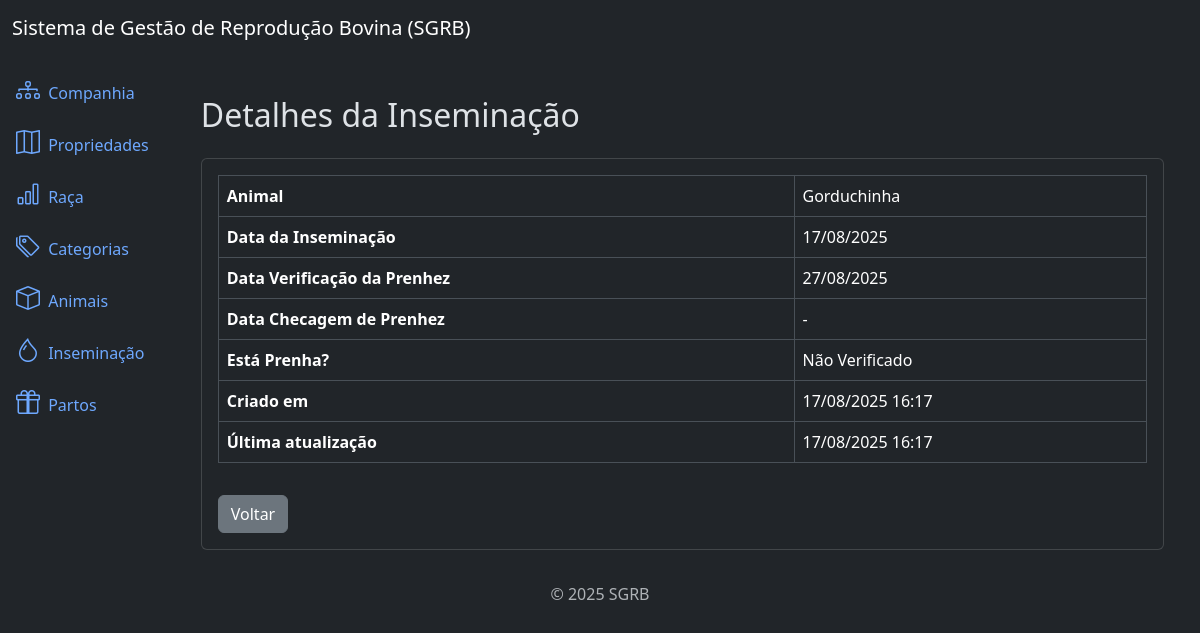
Screenshot of /inseminations/1/detail/ with the database file from the repository.
### inseminations/models.py (models this page shows, shortened)
class Insemination(models.Model):
    animal = models.ForeignKey(Animal, on_delete=models.PROTECT, related_name='inseminations')  # noqa
    date_of_insemination = models.DateField()
    expected_pregnancy = models.DateField(null=True, blank=True)
    pregnancy_check = models.DateField(null=True, blank=True)
    is_pregnant = models.CharField(
        max_length=1,
        choices=PRENHEZ_CHOICES,
        null=True,
        blank=True
    )
    created_at = models.DateTimeField(auto_now_add=True)
    updated_at = models.DateTimeField(auto_now=True)
    class Meta:
        ordering = ['-created_at']

### animals/models.py (models this page shows, shortened)
class Animal(models.Model):
    name = models.CharField(max_length=100)
    birth = models.DateField(null=True, blank=True)
    farm = models.ForeignKey(Farm, on_delete=models.PROTECT, related_name='animais')  # noqa
    breed = models.ForeignKey(Breed, on_delete=models.PROTECT, related_name='animais')  # noqa
    category = models.ForeignKey(Category, on_delete=models.PROTECT, related_name='animais') # noqa
    created_at = models.DateTimeField(auto_now_add=True)
    updated_at = models.DateTimeField(auto_now=True)
    class Meta:
        ordering = ['name']

### inseminations/views.py (the view)
# urls.py: path('inseminations/<int:pk>/detail/', views.InseminationDetailView.as_view(), name='insemination_detail'), # noqa
class InseminationDetailView(DetailView):
    model = models.Insemination
    template_name = 'insemination_detail.html'

### inseminations/templates/insemination_detail.html
{% extends 'base.html' %}
{% block content %}
<div class="container mt-4">
    <h2 class="mb-4">Detalhes da Inseminação</h2>
    <div class="card">
        <div class="card-body">
            <table class="table table-bordered">
                <tr>
                    <th>Animal</th>
                    <td>{{ insemination.animal.name }}</td>
                </tr>
                <tr>
                    <th>Data da Inseminação</th>
                    <td>{{ insemination.date_of_insemination|date:"d/m/Y" }}</td>
                </tr>
                <tr>
                    <th>Data Verificação da Prenhez</th>
                    <td>
                        {% if insemination.expected_pregnancy %}
                            {{ insemination.expected_pregnancy|date:"d/m/Y" }}
                        {% else %}
                            -
                        {% endif %}
                    </td>
                </tr>
                <tr>
                    <th>Data Checagem de Prenhez</th>
                    <td>
                        {% if insemination.pregnancy_check %}
                            {{ insemination.pregnancy_check|date:"d/m/Y" }}
                        {% else %}
                            -
                        {% endif %}
                    </td>
                </tr>
                <tr>
                    <th>Está Prenha?</th>
                    <td>
                        {% if insemination.is_pregnant %}
                            {{ insemination.get_is_pregnant_display }}
                        {% else %}
                            Não Verificado
                        {% endif %}
                    </td>
                </tr>
                <tr>
                    <th>Criado em</th>
                    <td>{{ insemination.created_at|date:"d/m/Y H:i" }}</td>
                </tr>
                <tr>
                    <th>Última atualização</th>
                    <td>{{ insemination.updated_at|date:"d/m/Y H:i" }}</td>
                </tr>
            </table>
            <a href="{% url 'insemination_list' %}" class="btn btn-secondary mt-3">Voltar</a>
        </div>
    </div>
</div>
{% endblock %}

### rows the page displays
Insemination: animal.name "Gorduchinha", date_of_insemination "17/08/2025", expected_pregnancy "27/08/2025", created_at "17/08/2025 16:17", updated_at "17/08/2025 16:17"
